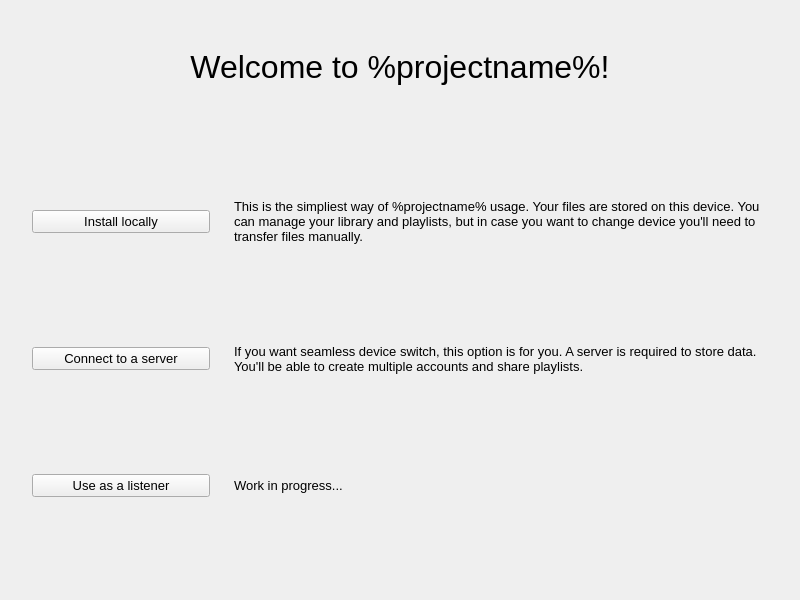
<?xml version="1.0" encoding="UTF-8"?>
<ui version="4.0">
 <class>MainWindow</class>
 <widget class="QMainWindow" name="MainWindow">
  <property name="geometry">
   <rect>
    <x>0</x>
    <y>0</y>
    <width>800</width>
    <height>600</height>
   </rect>
  </property>
  <property name="sizePolicy">
   <sizepolicy hsizetype="Preferred" vsizetype="Preferred">
    <horstretch>1</horstretch>
    <verstretch>0</verstretch>
   </sizepolicy>
  </property>
  <property name="windowTitle">
   <string>MainWindow</string>
  </property>
  <widget class="QWidget" name="centralwidget">
   <layout class="QVBoxLayout" name="verticalLayout">
    <property name="spacing">
     <number>0</number>
    </property>
    <property name="leftMargin">
     <number>16</number>
    </property>
    <property name="topMargin">
     <number>20</number>
    </property>
    <property name="rightMargin">
     <number>16</number>
    </property>
    <property name="bottomMargin">
     <number>16</number>
    </property>
    <item>
     <widget class="QLabel" name="label">
      <property name="sizePolicy">
       <sizepolicy hsizetype="Preferred" vsizetype="Preferred">
        <horstretch>0</horstretch>
        <verstretch>1</verstretch>
       </sizepolicy>
      </property>
      <property name="font">
       <font>
        <pointsize>24</pointsize>
       </font>
      </property>
      <property name="text">
       <string>Welcome to %projectname%!</string>
      </property>
      <property name="alignment">
       <set>Qt::AlignCenter</set>
      </property>
     </widget>
    </item>
    <item>
     <widget class="QStackedWidget" name="pages">
      <property name="sizePolicy">
       <sizepolicy hsizetype="Preferred" vsizetype="Preferred">
        <horstretch>0</horstretch>
        <verstretch>5</verstretch>
       </sizepolicy>
      </property>
      <widget class="QWidget" name="select_page">
       <layout class="QGridLayout" name="gridLayout">
        <property name="leftMargin">
         <number>16</number>
        </property>
        <property name="rightMargin">
         <number>16</number>
        </property>
        <property name="spacing">
         <number>24</number>
        </property>
        <item row="0" column="1">
         <widget class="QLabel" name="label_2">
          <property name="sizePolicy">
           <sizepolicy hsizetype="Preferred" vsizetype="Preferred">
            <horstretch>3</horstretch>
            <verstretch>0</verstretch>
           </sizepolicy>
          </property>
          <property name="font">
           <font>
            <pointsize>10</pointsize>
           </font>
          </property>
          <property name="cursor">
           <cursorShape>IBeamCursor</cursorShape>
          </property>
          <property name="text">
           <string>This is the simpliest way of %projectname% usage. Your files are stored on this device. You can manage your library and playlists, but in case you want to change device you'll need to transfer files manually.</string>
          </property>
          <property name="wordWrap">
           <bool>true</bool>
          </property>
         </widget>
        </item>
        <item row="0" column="0">
         <widget class="QPushButton" name="local_setup_button">
          <property name="font">
           <font>
            <pointsize>10</pointsize>
           </font>
          </property>
          <property name="text">
           <string>Install locally</string>
          </property>
         </widget>
        </item>
        <item row="1" column="0">
         <widget class="QPushButton" name="server_setup_button">
          <property name="font">
           <font>
            <pointsize>10</pointsize>
           </font>
          </property>
          <property name="text">
           <string>Connect to a server</string>
          </property>
         </widget>
        </item>
        <item row="2" column="0">
         <widget class="QPushButton" name="listen_setup_button">
          <property name="sizePolicy">
           <sizepolicy hsizetype="Minimum" vsizetype="Fixed">
            <horstretch>1</horstretch>
            <verstretch>0</verstretch>
           </sizepolicy>
          </property>
          <property name="font">
           <font>
            <pointsize>10</pointsize>
           </font>
          </property>
          <property name="text">
           <string>Use as a listener</string>
          </property>
         </widget>
        </item>
        <item row="1" column="1">
         <widget class="QLabel" name="label_3">
          <property name="font">
           <font>
            <pointsize>10</pointsize>
           </font>
          </property>
          <property name="text">
           <string>If you want seamless device switch, this option is for you. A server is required to store data. You'll be able to create multiple accounts and share playlists.</string>
          </property>
          <property name="wordWrap">
           <bool>true</bool>
          </property>
         </widget>
        </item>
        <item row="2" column="1">
         <widget class="QLabel" name="label_4">
          <property name="font">
           <font>
            <pointsize>10</pointsize>
           </font>
          </property>
          <property name="text">
           <string>Work in progress...</string>
          </property>
         </widget>
        </item>
       </layout>
      </widget>
      <widget class="QWidget" name="page_local_setup">
       <layout class="QGridLayout" name="gridLayout_2" columnstretch="1,2,1">
        <item row="1" column="0" colspan="2">
         <widget class="QLineEdit" name="folder_input1">
          <property name="sizePolicy">
           <sizepolicy hsizetype="Preferred" vsizetype="Fixed">
            <horstretch>0</horstretch>
            <verstretch>0</verstretch>
           </sizepolicy>
          </property>
          <property name="placeholderText">
           <string>Enter folder path or click &quot;Select folder&quot; button.</string>
          </property>
         </widget>
        </item>
        <item row="1" column="2">
         <widget class="QPushButton" name="select_folder_button1">
          <property name="text">
           <string>Select folder</string>
          </property>
         </widget>
        </item>
        <item row="3" column="0">
         <widget class="QPushButton" name="back_button1">
          <property name="text">
           <string>Back</string>
          </property>
         </widget>
        </item>
        <item row="3" column="2">
         <widget class="QPushButton" name="local_install_finish">
          <property name="enabled">
           <bool>false</bool>
          </property>
          <property name="text">
           <string>Go!</string>
          </property>
         </widget>
        </item>
        <item row="2" column="1">
         <spacer name="verticalSpacer">
          <property name="orientation">
           <enum>Qt::Vertical</enum>
          </property>
          <property name="sizeHint" stdset="0">
           <size>
            <width>20</width>
            <height>40</height>
           </size>
          </property>
         </spacer>
        </item>
        <item row="0" column="0" colspan="2">
         <widget class="QLabel" name="label_5">
          <property name="sizePolicy">
           <sizepolicy hsizetype="Preferred" vsizetype="Fixed">
            <horstretch>0</horstretch>
            <verstretch>0</verstretch>
           </sizepolicy>
          </property>
          <property name="text">
           <string>Now we need to select a folder for storing your music when you download it.</string>
          </property>
         </widget>
        </item>
       </layout>
      </widget>
     </widget>
    </item>
   </layout>
  </widget>
 </widget>
 <resources/>
 <connections/>
</ui>
